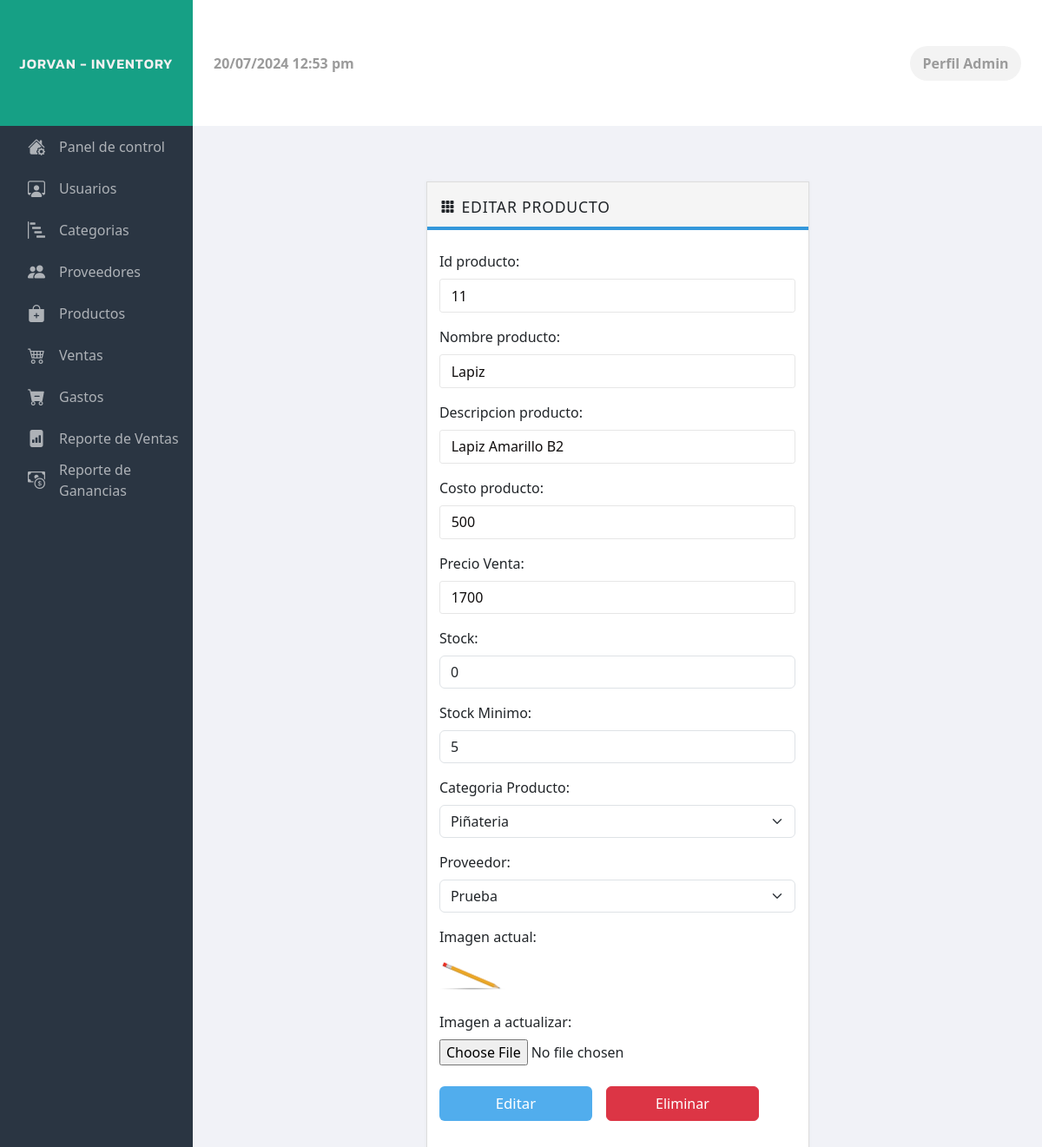
The page /admin/view/edit/editarProducto.php?id_prod=11 on the database its author committed.
### tables this page shows
CREATE TABLE `producto` (
  `id_prod` int(10) NOT NULL,
  `nombre_prod` varchar(60) NOT NULL,
  `descripcion_prod` varchar(60) NOT NULL,
  `costo_prod` varchar(60) NOT NULL,
  `gananciainicial_prod` varchar(60) NOT NULL,
  `valorganancia_prod` int(10) NOT NULL,
  `stock_prod` int(5) NOT NULL,
  `stockMin_prod` int(5) NOT NULL,
  `importancia_prod` varchar(60) NOT NULL,
  `id_catProd` int(10) NOT NULL,
  `id_provProd` int(10) NOT NULL,
  `imagen` varchar(500) DEFAULT NULL
);

CREATE TABLE `categoria` (
  `id_cat` int(10) NOT NULL,
  `nombre_cat` varchar(60) NOT NULL
);

CREATE TABLE `proveedor` (
  `id_prov` int(10) NOT NULL,
  `nombre_prov` varchar(60) NOT NULL
);

### admin/model/datosProducto.php (called while the page is built, shortened)
<?php
class misProducto
{
    function verProductoId($id)
    {
        $conexion = new Conexion();
        $arreglo = array();
        $consulta = "SELECT * FROM producto
                    WHERE id_prod = :id";
        $modules = $conexion->prepare($consulta);
        $modules->bindParam(":id", $id);
        $modules->execute();
        $total = $modules->rowCount();
        if ($total > 0) {
            $i = 0;
            while ($data = $modules->fetch(PDO::FETCH_ASSOC)) {
                $arreglo[$i] = $data;
                $i++;
            }
        }
        return $arreglo;
    }
}
?>

### admin/model/datosCategoria.php (called while the page is built, shortened)
<?php
class misCategoria
{
    function verCategoriaId($id)
    {
        $conexion = new Conexion();
        $arreglo = array();
        $consulta = "SELECT * FROM categoria
                    WHERE id_cat = :id";
        $modules = $conexion->prepare($consulta);
        $modules->bindParam(":id", $id);
        $modules->execute();
        $total = $modules->rowCount();
        if ($total > 0) {
            $i = 0;
            while ($data = $modules->fetch(PDO::FETCH_ASSOC)) {
                $arreglo[$i] = $data;
                $i++;
            }
        }
        return $arreglo;
    }
}
?>

### admin/model/datosProveedor.php (called while the page is built, shortened)
<?php
class misProveedor
{
    function verProveedorId($id)
    {
        $conexion = new Conexion();
        $arreglo = array();
        $consulta = "SELECT * FROM proveedor
                    WHERE id_prov = :id";
        $modules = $conexion->prepare($consulta);
        $modules->bindParam(":id", $id);
        $modules->execute();
        $total = $modules->rowCount();
        if ($total > 0) {
            $i = 0;
            while ($data = $modules->fetch(PDO::FETCH_ASSOC)) {
                $arreglo[$i] = $data;
                $i++;
            }
        }
        return $arreglo;
    }
}
?>

### admin/view/edit/editarProducto.php (the view, shortened to what this page needs)
<?php
include ("../../model/datosProducto.php");
include("../../model/datosCategoria.php");
include("../../model/datosProveedor.php");
$misProducto = new misProducto();
$misCategoria = new misCategoria();
$misProveedor = new misProveedor();
if(isset($_GET['id_prod'])) {
  $id_prod = $_GET['id_prod'];
  $respProducto = $misProducto->verProductoId($id_prod);
  if(count($respProducto) > 0) {
    $id_prod = $respProducto[0]['id_prod'];
    $nombre_prod = $respProducto[0]['nombre_prod'];
    $descripcion_prod = $respProducto[0]['descripcion_prod'];
    $costo_prod=$respProducto[0]['costo_prod'];
    $gananciainicial_prod=$respProducto[0]['gananciainicial_prod'];
    $valorganancia_prod=$respProducto[0]['valorganancia_prod'];
    $stock_prod=$respProducto[0]['stock_prod'];
    $stockMin_prod=$respProducto[0]['stockMin_prod'];
    $id_catProd=$respProducto[0]['id_catProd'];
    $id_provProd=$respProducto[0]['id_provProd'];
    $imagen=$respProducto[0]['imagen'];
    $precioVenta=round(($valorganancia_prod/$gananciainicial_prod)*100);
    $respCategoria= $misCategoria->verCategoriaId($id_catProd);
    $nombre_cat = $respCategoria[0]['nombre_cat'];
    $respProveedor=$misProveedor->verProveedorId($id_provProd);
    $nombre_prov = $respProveedor[0]['nombre_prov'];
  } else {
    echo '<script>
        alert ("El producto seleccionado no fue encontrada.")
        self.location="../producto.php"
        </script>';
  }
} else {
  echo '<script>
        alert ("Debe seleccionar un producto")
        self.location="../producto.php"
        </script>';
}
?>
<!doctype html>
<html lang="en">
  <head>
    <link href="https://cdn.jsdelivr.net/npm/bootstrap@5.3.3/dist/css/bootstrap.min.css" rel="stylesheet">
    <link rel="stylesheet" href="https://cdn.jsdelivr.net/npm/bootstrap-icons@1.10.5/font/bootstrap-icons.css">
    <link rel="stylesheet" href="../../libraries/style.css">
  </head>
  <body>
    <section class="header">
        <div class="nombre">
            <p class="m-0">JORVAN - INVENTORY</p>
        </div>
        <div class="fecha">
            <p><?php date_default_timezone_set('America/Bogota'); echo date("d/m/Y  g:i a");?></p>
            <div class="perfil">
                <p class="m-0">Perfil Admin</p>
            </div>
        </div>
    </section>
<section class="contenido">
    <?php include('barraHorizontalEdit.php') ?>
    <div class="interfaz overflow-auto d-flex justify-content-center">
        <div class="categorias w-50">
                <div class="tabla">
                    <div class="head">
                        <i class="bi bi-grid-3x3-gap-fill"></i>
                        <h6>EDITAR PRODUCTO</h6>
                    </div>
                    <form class="body" enctype="multipart/form-data">
                        <div>
                            <label for="id_prod" class="form-label">Id producto:</label>
                            <input class="form-control" type="text" id="id_prod" name="id_prod" readonly value="<?php echo $id_prod; ?>">
                        </div>
                        <div>
                            <label for="nombre_prod" class="form-label">Nombre producto:</label>
                            <input class="form-control" type="text" id="nombre_prod" name="nombre_prod" value="<?php echo $nombre_prod; ?>">
                        </div>
                        <div>
                            <label for="descripcion_prod" class="form-label">Descripcion producto:</label>
                            <input class="form-control" type="text" id="descripcion_prod" name="descripcion_prod" value="<?php echo $descripcion_prod;?>">
                        </div>
                        <div>
                            <label for="costo_prod" class="form-label">Costo producto:</label>
                            <input class="form-control" type="text" id="costo_prod" name="costo_prod" value="<?php echo $costo_prod; ?>">
                        </div>
                        <div>
                            <label for="gananciainicial_prod" class="form-label">Precio Venta:</label>
                            <input class="form-control" type="text" id="valorganancia_prod" name="valorganancia_prod" value="<?php echo $precioVenta; ?>">
                        </div>
                        <div>
                            <label for="stock_prod" class="form-label">Stock:</label>
                            <input class="form-control" type="number" id="stock_prod" name="stock_prod" value="<?php echo $stock_prod; ?>" min="0" max="99999">
                        </div>
                        <div>
                            <label for="stockMin_prod" class="form-label">Stock Minimo:</label>
                            <input class="form-control" type="number" id="stockMin_prod" name="stockMin_prod" value="<?php echo $stockMin_prod; ?>" min="0" max="99999">
                        </div>
                        <div>
                            <label for="id_catProd" class="form-label">Categoria Producto:</label>
                            <select id="id_catProd" name="id_catProd" class="form-select">
                                <option value="<?php echo $id_catProd;?>" selected><?php echo $nombre_cat; ?></option>
                            </select>
                        </div>
                        <div>
                            <label for="id_provProd" class="form-label">Proveedor:</label>
                            <select id="id_provProd" name="id_provProd" class="form-select">
                                <option value="<?php echo $id_provProd;?>" selected><?php echo $nombre_prov;?></option>
                            </select>
                        </div>
                        <div>
                            <label for="" class="form-label">Imagen actual:</label>
                            <div>
                                <img height="50px" src="<?php echo ('../'.$imagen);?>"/>
                            </div>
                        </div>
                        <div>
                            <label for="" class="form-label">Imagen a actualizar:</label>
                            <input type="file" name="imagen" id="imagen" value="" accept="image/*">
                        <div>
                            <div class="d-flex gap-3">
                            <input type="button" class="btn btn2" id="editarProducto" value="Editar">
                            <input type="button" class="btn btn-danger" id="eliminarProducto" value="Eliminar">
                        </div>
                        </div>
                    </form>
                </div>
            </div>
        </div>
    </section>
</body>
</html>

### admin/libraries/style.css (style rules this page uses)
* { margin: 0; padding: 0; }
body { display: flex; flex-direction: column; width: 100%; height: 100vh; }
body .header { display: flex; justify-content: center; width: 100%; height: 11vh; }
body .header .nombre { display: flex; align-items: center; justify-content: center; flex: 0.185; background-color: #16A085; color: #f3f0f0; font-family: "Kanit", sans-serif; font-size: 1rem; font-weight: 600; letter-spacing: 1px; }
body .header .fecha { flex: 0.815; display: flex; align-items: center; justify-content: space-between; font-weight: 700; color: rgb(155, 155, 155); }
body .header .fecha p { margin-left: 1.5rem; margin-bottom: 0rem; }
body .header .fecha .perfil { display: flex; flex-direction: column; align-items: center; justify-content: center; margin-right: 1.5rem; width: 8rem; height: 2.5rem; border-radius: 3rem; background-color: #f3f3f3; border: 1.95px solid transparent; }
body .contenido { display: flex; width: 100%; height: 89vh; transition: 0.4s; }
body .contenido .interfaz { flex: 0.815; }
body .contenido .interfaz, body .contenido .flex-100 { background-color: #F1F2F7; }
body .contenido .interfaz .categorias, body .contenido .flex-100 .categorias { display: flex; width: 100%; padding: 1.5rem; gap: 2.5rem; margin: 2.5rem 0rem; align-items: start; }
body .contenido .interfaz .categorias .tabla, body .contenido .flex-100 .categorias .tabla { display: flex; flex-direction: column; flex: 1; background-color: white; border: 1px solid #DDDDDD; box-shadow: 0rem 0rem 0.2rem #E6E7EB; height: auto; }
body .contenido .interfaz .categorias .tabla .head, body .contenido .flex-100 .categorias .tabla .head { display: flex; gap: 0.5rem; margin-bottom: 0.5rem; background-color: #F5F5F5; border-bottom: 4px solid #3498DB; padding: 1rem 1rem 0.7rem 1rem; }
body .contenido .interfaz .categorias .tabla .head h6, body .contenido .flex-100 .categorias .tabla .head h6 { margin: 2px 0px 0px 0px; font-size: 1.1rem; letter-spacing: 0.8px; }
body .contenido .interfaz .categorias .tabla .body, body .contenido .flex-100 .categorias .tabla .body { padding: 1rem 0.9rem 0.7rem 0.9rem !important; margin-bottom: 1.5rem; }
body .contenido .interfaz .categorias .tabla form, body .contenido .flex-100 .categorias .tabla form { display: flex; flex-direction: column; gap: 1rem; }
body .contenido .interfaz .categorias .tabla form input[type=text], body .contenido .flex-100 .categorias .tabla form input[type=text] { border: 1px solid #E6E6E6; outline: none; color: #0f0c0c; padding: 0.4rem 0.8rem; border-radius: 0.2rem; }
body .contenido .interfaz .categorias .tabla form .btn, body .contenido .flex-100 .categorias .tabla form .btn { width: 11rem; }
body .contenido .interfaz .categorias .tabla form .btn2, body .contenido .flex-100 .categorias .tabla form .btn2 { background-color: #51ADED; color: white; width: 11rem; font-size: 1.05rem; border: 1.5px solid transparent; }

### rows shown on the page
producto: id_prod "11", nombre_prod "Lapiz", descripcion_prod "Lapiz Amarillo B2", costo_prod "500", valorganancia_prod "1700", stock_prod "0", stockMin_prod "5", imagen (picture)
categoria: id_catProd "Piñateria"
proveedor: id_provProd "Prueba"
